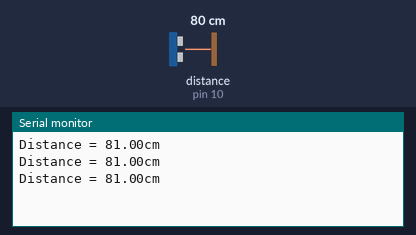
Bench run of a sketch on a simulated Arduino Uno, built with avr-gcc and run on an emulated ATmega328P. Shown: the last lines printed to the serial monitor. The inputs (shaded band) are chosen by the test bench; at power-on: distance to the obstacle (sensor on pin 10) 80 cm. The echo pulse lasts 58.3 µs per cm.

Above: at 1.3 s.
1.4 s: distance to the obstacle (sensor on pin 10) set to 4 cm
At 1.9 s:
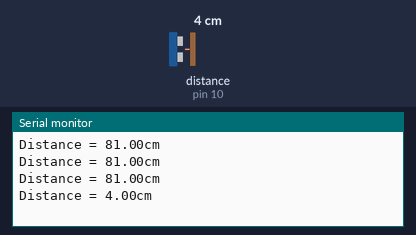
2.9 s: distance to the obstacle (sensor on pin 10) set to 2 cm
At 3.4 s:
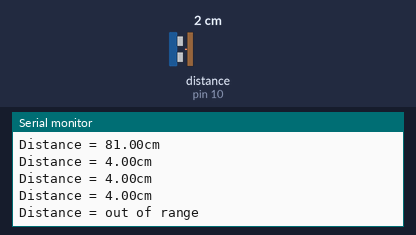

Measured:
- the behaviour switches between 3 and 2 cm on distance to the obstacle (sensor on pin 10) (found by bisection; images 1 and 2)
- after the input at 1.4 s, the serial monitor: prints a new line after 0.12 s (image 1)
- after the input at 2.9 s, the serial monitor: prints a new line after 0.12 s (image 2)

The sketch:

Ultrasonic.ino
```cpp
////////////////////////////////////Ultrasonic sensor testing/////////////////////////////

//including the NewPing Library

#include "NewPing.h"

#define Trigger 9
#define echo 10

// maximum distance we want to ping for in cm.

#define Maxdistance 400

//NewPing setup of pins and maximum distance
NewPing sonar(Trigger, echo, Maxdistance);
float duration, distance;

void setup()
{
  // setup serial monitor
  Serial.begin(9600);
}

void loop()
{
  // send ping, get distance in cm

  distance= sonar.ping_cm();

  // send results to serial Monitor
  Serial.print("Distance = ");

  if(distance >= 400 || distance <= 2)
  {
    Serial.println("out of range");
  }
  else
  {
    Serial.print(distance);
    Serial.println("cm");
  }
   delay(500);


}
```
